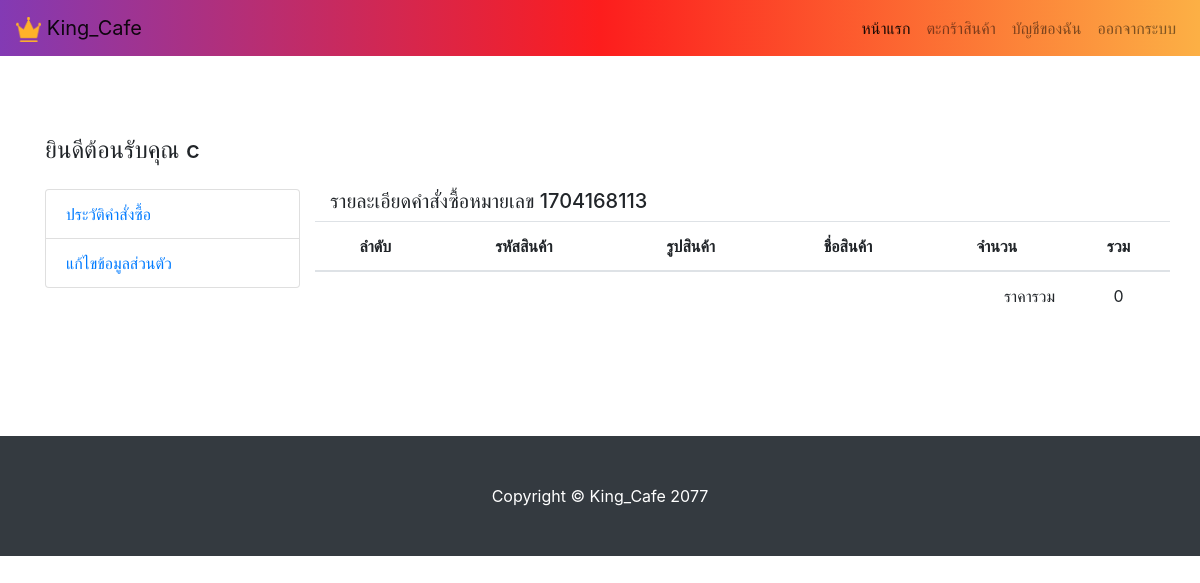
The page /Cafe/view_order.php?sale_id=1704168113 (signed in) on the database as committed earlier.
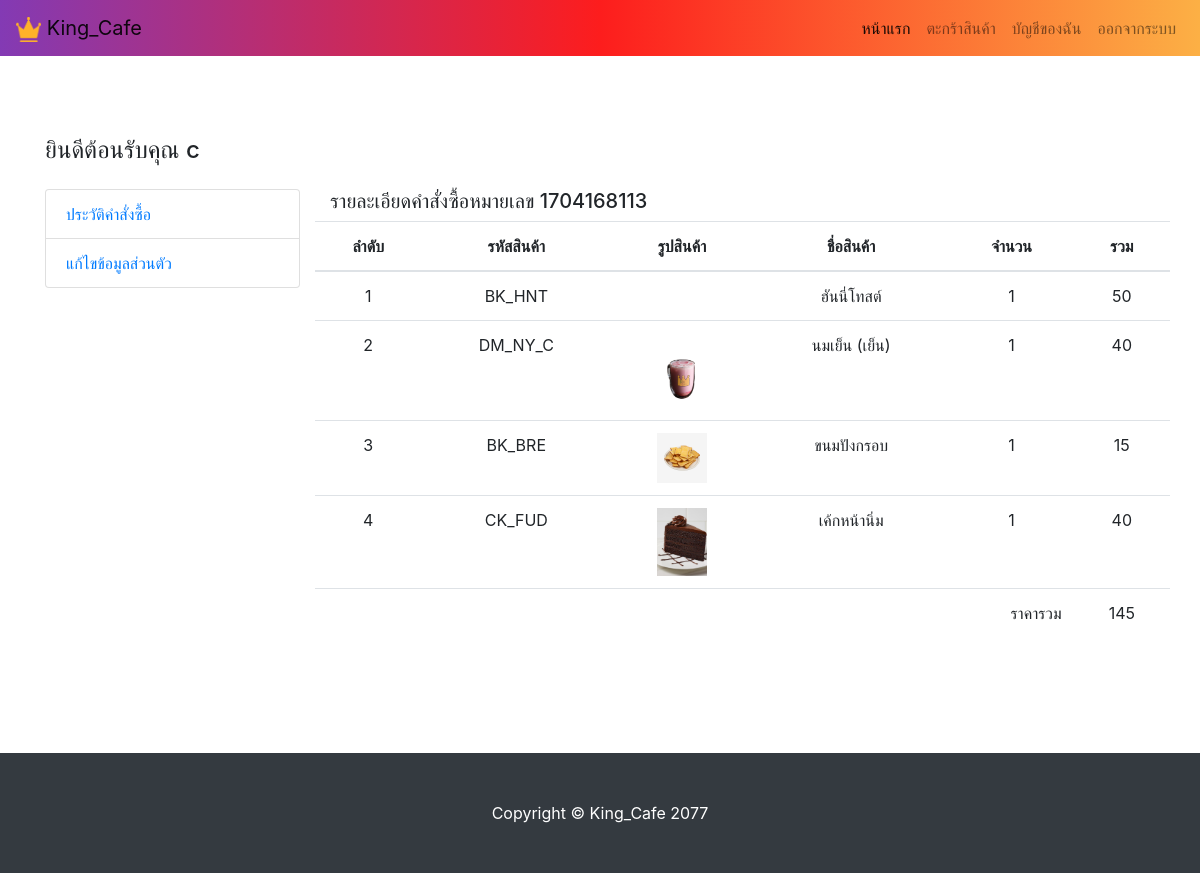
The same page on the database as committed later.
### tables this page shows
CREATE TABLE `customer` (
  `c_id` int(11) NOT NULL,
  `fname` varchar(99) NOT NULL,
  `lname` varchar(88) NOT NULL,
  `username` varchar(99) NOT NULL,
  `password` varchar(99) NOT NULL
);

CREATE TABLE `sale_detail` (
  `id` int(11) NOT NULL,
  `sale_id` int(11) NOT NULL,
  `p_id` varchar(99) NOT NULL,
  `p_amount` int(11) NOT NULL,
  `p_sell` int(11) NOT NULL
);

CREATE TABLE `product` (
  `p_id` varchar(11) NOT NULL,
  `cat_id` int(11) NOT NULL,
  `p_name` text NOT NULL,
  `p_price` int(11) NOT NULL,
  `p_detail` text NOT NULL,
  `p_pic` text NOT NULL
);

### Cafe/view_order.php (the view, shortened to what this page needs)
<?php
include 'admin/assets/php/connect.php';
$sale_id = $_GET['sale_id'];
$c_id = $_SESSION['c_id'];
$nsql = "select fname from customer where c_id = '$c_id'";
$nload = $con->query($nsql);
if($ndata = $nload->fetch_assoc()) $fname = $ndata['fname'];
$total=0;
?>
<!DOCTYPE html>
<html lang="en">
<head>
    <link href="vendor/bootstrap/css/bootstrap.min.css" rel="stylesheet">
    <link href="css/shop-homepage.css" rel="stylesheet">
</head>
<body>
<?php require_once 'assets/navbar.php'?>
<div class="container"  style="margin-top: 5.0rem!important;">
    <div class="row">
        <div class="mb-3 col-lg-12">
            <h4>ยินดีต้อนรับคุณ <?php echo $fname ?></h4>
        </div>
        <div class="col-lg-3">
            <div class="list-group">
                <a href="user.php" class="list-group-item">ประวัติคำสั่งซื้อ</a>
                <a href="user_setting.php" class="list-group-item">แก้ไขข้อมูลส่วนตัว</a>
            </div>
        </div>
        <div class="col-lg-9">
            <div class="row">
                <div class="col-lg-12">
                    <h5>รายละเอียดคำสั่งซื้อหมายเลข <?php echo $sale_id ?></h5>
                </div>
                <table class="table table-hover">
                    <thead>
                    <tr align="center" valign="middle">
                        <th>
                            ลำดับ
                        </th>
                        <th>
                            รหัสสินค้า
                        </th>
                        <th>รูปสินค้า</th>
                        <th>ชื่อสินค้า</th>
                        <th>
                            จำนวน
                        </th>
                        <th>รวม</th>
                    </tr>
                    </thead>
                    <tbody>
                    <?php
                        $sql = "select * from sale_detail where sale_id = '$sale_id'";
                        $load  = $con->query($sql);
                        while($data = $load->fetch_assoc()):
                    ?>
                        <tr align="center" valign="middle">
                            <td><?php echo $i+=1 ?></td>
                            <td><?php echo $data['p_id'] ?></td>
                            <?php
                            $psql = "select p_name , p_pic from product where p_id = '".$data['p_id']."'";
                            $plaod = $con->query($psql);
                            if($rs = $plaod->fetch_assoc()):
                            ?>
                            <td><img  width="50px" src="admin/assets/images/<?php echo $data['p_id'] ?>/<?php echo $rs['p_pic'] ?>" alt=""></td>
                            <td><?php echo $rs['p_name'] ?></td>
                            <?php
                            endif;
                            ?>
                            <td><?php echo $data['p_amount'] ?></td>
                            <td><?php echo $data['p_sell'] ?></td>
                        </tr>
                    <?php
                        $total+= $data['p_sell'];
                        endwhile;
                    ?>
                    <tr align="right">
                        <td colspan="5">
                            ราคารวม
                        </td>
                        <td align="center">
                            <?php echo $total ?>
                        </td>
                    </tr>
                    </tbody>
                </table>
                <div style="padding: 50px"></div>
            </div>
        </div>
    </div>
</div>
<?php include 'assets/footer.php'?>
</body>
</html>

### Cafe/assets/navbar.php (shortened to what this page needs)
<nav class="navbar navbar-expand-lg navbar-light fixed-top "style="background: linear-gradient(90deg, rgba(131,58,180,1) 0%, rgba(253,29,29,1) 50%, rgba(252,176,69,1) 100%);>
    <div class="container">
        <a class="navbar-brand" href="index.php">
            <img src="pngaaa.com-340250.png" alt="" width="25" height="25">
            King_Cafe
        </a>
        <div class="collapse navbar-collapse" id="navbarResponsive">
            <ul class="navbar-nav ml-auto">
                <li class="nav-item active">
                    <a class="nav-link" href="index.php">หน้าแรก
                    </a>
                </li>
                <li class="nav-item">
                    <a class="nav-link" href="cart.php">ตะกร้าสินค้า</a>
                </li>
                <?php
                if(isset($_SESSION['c_id'])){
                ?>
                    <li class="nav-item">
                        <a class="nav-link" href="user.php">บัญชีของฉัน</a>
                    </li>
                <li class="nav-item">
                    <a class="nav-link" href="assets/php/logout.php">ออกจากระบบ</a>
                </li>
                <?php
                }else{
                ?>
                    <li class="nav-item">
                        <a class="nav-link" href="login.php">เข้าสู่ระบบ</a>
                    </li>
                <?php
                }
                ?>
            </ul>
        </div>
</nav>

### Cafe/assets/footer.php
<footer class="py-5 bg-dark">
    <div class="container">
        <p class="m-0 text-center text-white">Copyright &copy; King_Cafe 2077</p>
    </div>
</footer>

### Cafe/css/shop-homepage.css (style rules this page uses)
body { padding-top: 56px; }

Rows that differ between the two databases and show on the page:
added sale_detail: i "1", p "BK_HNT", p.p_name "ฮันนี่โทสต์", p_amount "1", p_sell "50"
added sale_detail: i "2", p "DM_NY_C", p.p_pic (picture), p.p_name "นมเย็น (เย็น)", p_amount "1", p_sell "40"
added sale_detail: i "3", p "BK_BRE", p.p_pic (picture), p.p_name "ขนมปังกรอบ", p_amount "1", p_sell "15"
added sale_detail: i "4", p "CK_FUD", p.p_pic (picture), p.p_name "เค้กหน้านิ่ม", p_amount "1", p_sell "40"
Other text that changed with them:
$total: "0" → "145"
